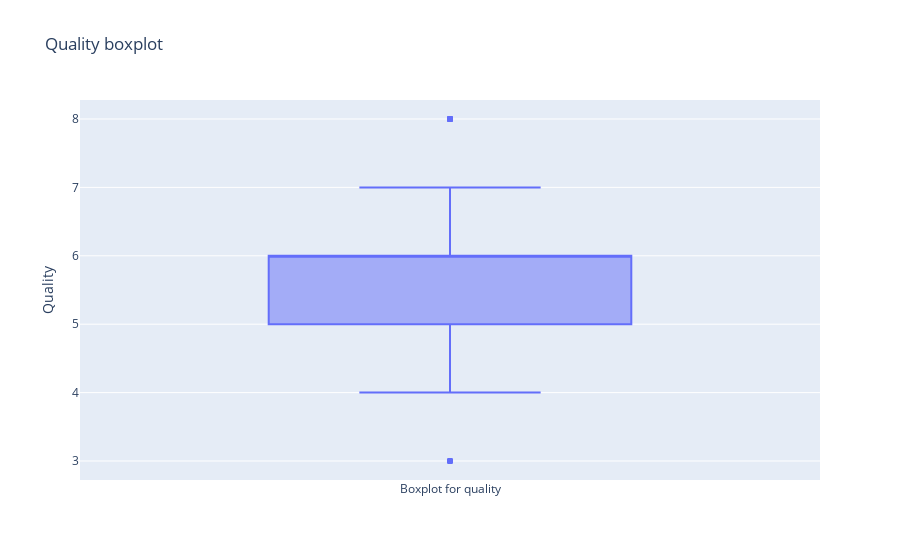

Notebook cell for this chart:
### Code cell
fig = go.Figure()
fig.add_trace(go.Box(y=df["quality"], name="Boxplot for quality"))
fig.update_layout(title="Quality boxplot",
                  yaxis_title="Quality")

### Figure 1 — Plotly figure (JSON) as saved in the notebook; plotly's stock layout.template omitted (floating-point values rounded to 4 significant figures; data arrays with more than 128 entries replaced by an {"elided": "..."} marker saying what was removed)
{"data": [{"name": "Boxplot for quality", "type": "box", "y": {"elided": "1599 int values"}}], "layout": {"title": {"text": "Quality boxplot"}, "yaxis": {"title": {"text": "Quality"}}}}
